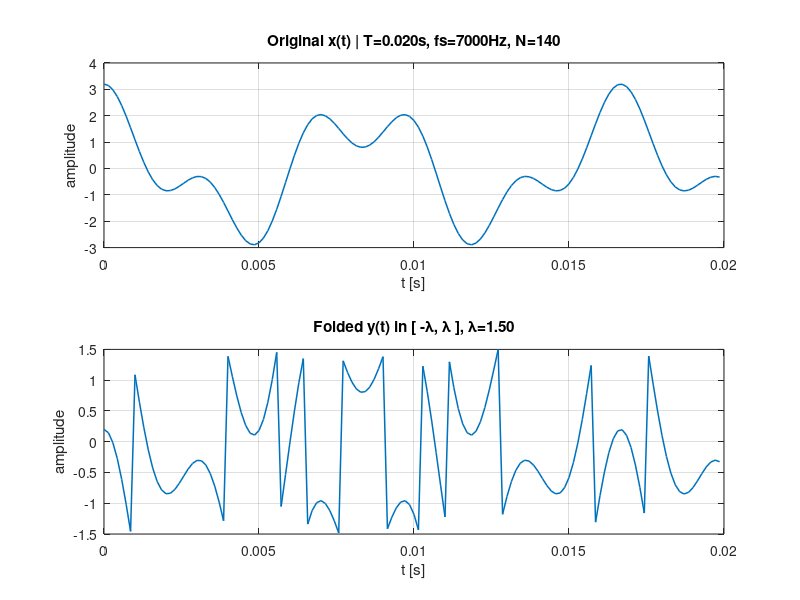
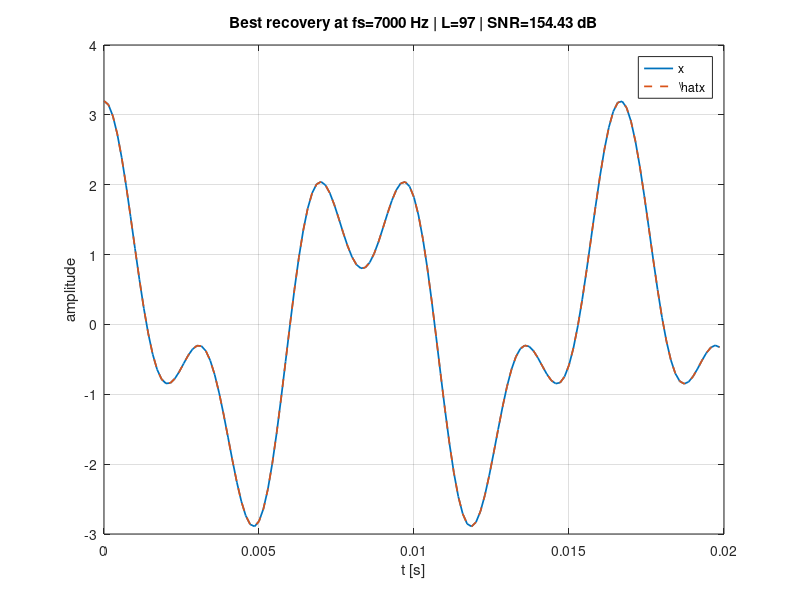
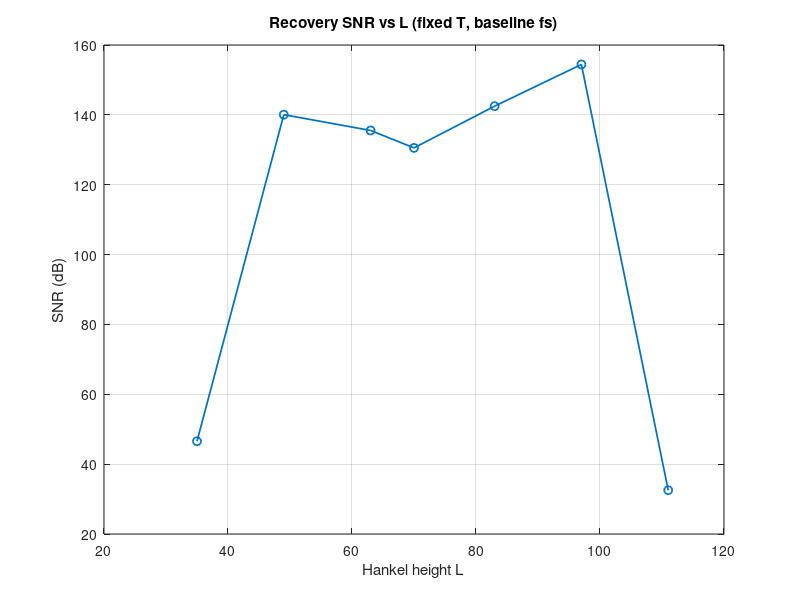
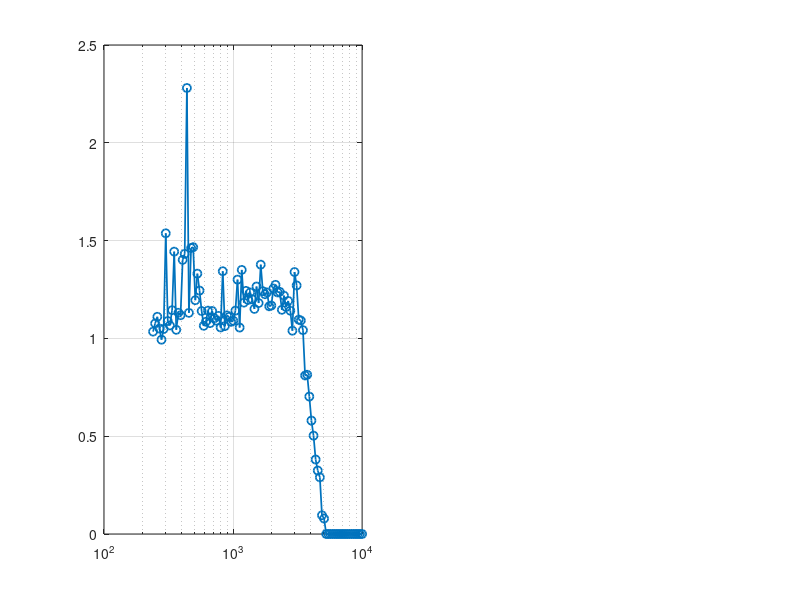

The MATLAB source for these figures, in order: (Note: this script raises an error after producing the figures.)
function demo_unlimited_rpca_fixedT()
% Fixed-time RPCA recovery under folding: N changes with fs, T is constant.
rng(0);

%% -------- 0) User params (edit here) --------
T   = 0.02;            % total signal duration [s] (fixed)
fs0 = 7000;           % baseline sampling rate for visualization [Hz]
lambda = 1.5;         % folding threshold (range [-lambda, lambda])
% ----- choose a signal -----
A1 = 2.0;  f1 = 120;  phi1 = 0.30*pi;
A2 = 1.2;  f2 = 300;  phi2 = -0.55*pi;

% RPCA/IALM options
opts = struct('tol',1e-7,'max_iter',1000,'verbose',1);

%% -------- 1) Build baseline signal at fs0 (N0 = T*fs0) --------
N0 = max(64, round(T*fs0));          % ensure not too small
%N0 = round(T*fs0);
t0 = (0:N0-1)/fs0;

x0 = A1*cos(2*pi*f1*t0) + A2*cos(2*pi*f2*t0);
%x0 = A1*cos(2*pi*f1*t0 + phi1);  % mono tone

% Fold
y0 = fold_centered(x0, lambda);

% Show original vs folded
figure('Name','Original vs Folded (fixed T)','Color','w');
subplot(2,1,1); plot(t0, x0, 'LineWidth',1.1); grid on;
title(sprintf('Original x(t) | T=%.3fs, fs=%.0fHz, N=%d', T, fs0, N0));
xlabel('t [s]'); ylabel('amplitude');
subplot(2,1,2); plot(t0, y0, 'LineWidth',1.1); grid on;
title(sprintf('Folded y(t) in [ -\\lambda, \\lambda ], \\lambda=%.2f', lambda));
xlabel('t [s]'); ylabel('amplitude');

% Quick wrap density diag
ktrue0 = round((x0 - y0)/(2*lambda));
wraps0 = find(diff(ktrue0)~=0);
fprintf('[BASE] wraps: %d  (%.2f%% of samples)\n', numel(wraps0), 100*numel(wraps0)/N0);

%% -------- 2) Hankel(Δy0) + RPCA at fs0 (L sweep) --------
dy0 = diff(y0);

L_list = unique(round([0.25 0.35 0.45 0.5 0.6 0.7 0.8] * numel(dy0)));
L_list(L_list < 20) = [];
L_list(L_list > numel(dy0)-20) = [];
snr_list = nan(size(L_list));
best = struct('snr', -inf);

fprintf('\n--- RPCA on Hankel(Δy) at fs0: sweeping L ---\n');
for ii=1:numel(L_list)
    L = L_list(ii);
    H = hankel_from_vector(dy0, L);

    % Normalize to stabilize PCP
    scaleH = median(abs(H(:)) + eps);
    Hn = H / scaleH;

    % PCP
    lam_pcp = 1/sqrt(max(size(Hn)));
    [HLn, HSn, out] = rpca_pcp(Hn, lam_pcp, opts); %#ok<ASGLU>
    HL = HLn * scaleH;

    % De-Hankelize -> Δx̂ , integrate -> x̂, robust 2λ alignment
    dy_hat = dehankel_to_vector(HL);
    x_hat  = [y0(1), y0(1) + cumsum(dy_hat)];
    kstar  = median( round( (x_hat - y0)/(2*lambda) ) );
    x_hat  = x_hat - 2*lambda*kstar;

    % Quality
    snr_list(ii) = 20*log10( max(norm(x0),eps) / max(norm(x0 - x_hat),eps) );
    fprintf('  L=%4d | %dx%d | relres=%.2e | SNR=%.2f dB\n', ...
            L, size(H,1), size(H,2), out.relres, snr_list(ii));

    if snr_list(ii) > best.snr
        best = struct('L',L,'x_hat',x_hat,'dy_hat',dy_hat,'HL',HL,'snr',snr_list(ii));
    end
end

% Plot best recovery
figure('Name','Recovery at fs0 (best L)','Color','w');
plot(t0, x0, 'LineWidth',1.25); hold on;
plot(t0, best.x_hat, '--', 'LineWidth',1.25); grid on;
xlabel('t [s]'); ylabel('amplitude');
title(sprintf('Best recovery at fs=%.0f Hz | L=%d | SNR=%.2f dB', fs0, best.L, best.snr));
legend('x','\hat{x}','Location','best');

% Plot effect of L
figure('Name','Effect of Hankel height (fs0)','Color','w');
plot(L_list, snr_list, 'o-','LineWidth',1.25); grid on;
xlabel('Hankel height L'); ylabel('SNR (dB)');
title('Recovery SNR vs L (fixed T, baseline fs)');

%% -------- 3) Sweep fs with fixed T (N varies) --------
fs_min = 240; fs_max = 1e4; npts = 100;
fs_vec = round(logspace(log10(fs_min), log10(fs_max), npts));

err_rel = nan(size(fs_vec));
snr_db  = nan(size(fs_vec));
wrap_pct = nan(size(fs_vec));

fprintf('\n--- Sweep fs with fixed T=%.3fs ---\n', T);
for kk=1:numel(fs_vec)
    fs_k = fs_vec(kk);
    N_k  = max(64, round(T*fs_k));
    t_k  = (0:N_k-1)/fs_k;

    % signal at fs_k
    
    x_k = A1*cos(2*pi*f1*t_k + phi1) + A2*cos(2*pi*f2*t_k + phi2);
    %x_k = A1*cos(2*pi*f1*t_k + phi1);
    

    % fold
    y_k = fold_centered(x_k, lambda);

    % wrap density
    ktrue_k = round((x_k - y_k)/(2*lambda));
    wraps_k = find(diff(ktrue_k)~=0);
    wrap_pct(kk) = 100*numel(wraps_k)/N_k;

    % Hankel(Δy)
    dy_k = diff(y_k);
    if numel(dy_k) < 40, continue; end
    L_k = floor(0.5*numel(dy_k));                % balanced

    H_k = hankel_from_vector(dy_k, L_k);
    scaleH = median(abs(H_k(:)) + eps);
    Hn_k = H_k / scaleH;

    % PCP
    lam_pcp = 1/sqrt(max(size(Hn_k)));
    [HLn_k, ~, outk] = rpca_pcp(Hn_k, lam_pcp, opts); %#ok<NASGU>
    HL_k = HLn_k * scaleH;

    % Back to signal
    dy_hat_k = dehankel_to_vector(HL_k);
    x_hat_k  = [y_k(1), y_k(1) + cumsum(dy_hat_k)];
    kstar_k  = median( round( (x_hat_k - y_k)/(2*lambda) ) );
    x_hat_k  = x_hat_k - 2*lambda*kstar_k;

    % metrics
    err_rel(kk) = norm(x_k - x_hat_k) / max(norm(x_k), eps);
    snr_db(kk)  = 20*log10( max(norm(x_k),eps) / max(norm(x_k - x_hat_k),eps) );
end

% Plots: error & wrap density vs fs
figure('Name','Error vs Sampling (fixed T)','Color','w');

subplot(1,2,1);
semilogx(fs_vec, err_rel, 'o-','LineWidth',1.25); grid on; hold on;
yyaxis right; semilogx(fs_vec, wrap_pct, 's--','LineWidth',1.1);
ylabel('Wrap density (%)');
yyaxis left; xlabel('Sampling frequency f_s (Hz)');
ylabel('Relative error  ||x-\hat{x}||/||x||');
title(sprintf('Fixed T=%.2fs: error & wrap density vs f_s', T));
legend('Rel. error','Wrap density','Location','best');

subplot(1,2,2);
semilogx(fs_vec, snr_db, 'o-','LineWidth',1.25); grid on;
xlabel('Sampling frequency f_s (Hz)');
ylabel('SNR (dB)');
title('Fixed T: recovery SNR vs f_s');

end

%% ================= helpers =================
function y = fold_centered(x, lambda)
    y = mod(x + lambda, 2*lambda) - lambda;
end

function H = hankel_from_vector(v, L)
    N = numel(v); M = N - L + 1;
    if M <= 0, error('Hankel height L too large for length %d.', N); end
    H = hankel(v(1:L), v(L:N));
end

function v = dehankel_to_vector(H)
    [L,M] = size(H); Lm = L + M - 1;
    v = zeros(1, Lm); c = zeros(1, Lm);
    for i=1:L
        for j=1:M
            k=i+j-1; v(k)=v(k)+H(i,j); c(k)=c(k)+1;
        end
    end
    v = v ./ c;
end

% ---------- RPCA (PCP via IALM) ----------
function [L,S,out] = rpca_pcp(M, lambda, opts)
    if ~isfloat(M), M = double(M); end
    [m,n] = size(M);
    if ~exist('lambda','var') || isempty(lambda), lambda = 1/sqrt(max(m,n)); end
    if ~exist('opts','var') || isempty(opts), opts = struct(); end
    tol = get_opt(opts,'tol',1e-7); max_iter = get_opt(opts,'max_iter',1000);
    verbose = get_opt(opts,'verbose',1); mu = get_opt(opts,'mu',[]);
    mu_factor = get_opt(opts,'mu_factor',1.5); mu_max = get_opt(opts,'mu_max',1e7);

    normM = norm(M,'fro'); 
    if normM==0, L=zeros(m,n); S=zeros(m,n);
        out=struct('iter',0,'relres',0,'obj',0,'rankL',0,'nnzS',0); return; end
    if isempty(mu)
        try smax = svds(M,1); catch, smax = norm(M,2); end
        mu = 1.25 / max(smax, eps);
    end

    L=zeros(m,n); S=zeros(m,n); Y = M / max(norm(M,2), eps);
    relres=inf; k=0; r=0; obj=NaN;
    if verbose
        fprintf('RPCA-PCP: lambda=%.3g, tol=%.1e\n', lambda, tol);
        fprintf('%5s  %10s  %10s  %8s  %8s  %8s\n','iter','relres','obj','rank(L)','nnz(S)','mu');
    end

    while (relres>tol) && (k<max_iter)
        k=k+1;
        W = M - S + (1/mu)*Y;
        [U,Sig,V]=svd(W,'econ');
        s = diag(Sig); s_shr = max(s - 1/mu, 0); r = nnz(s_shr>0);
        if r>0, L = U(:,1:r)*diag(s_shr(1:r))*V(:,1:r)'; else, L=zeros(m,n); end

        T = M - L + (1/mu)*Y;
        S = sign(T).*max(abs(T) - lambda/mu, 0);

        Z = M - L - S; Y = Y + mu*Z;
        relres = norm(Z,'fro')/normM;
        obj = sum(s_shr) + lambda*sum(abs(S(:)));
        if verbose && (mod(k,10)==0 || k==1)
            fprintf('%5d  %10.3e  %10.4e  %8d  %8d  %8.2e\n',k,relres,obj,r,nnz(S),mu);
        end
        mu = min(mu*mu_factor, mu_max);
    end
    if verbose
        fprintf('Done in %d iters, relres=%.3e, rank(L)=%d, nnz(S)=%d\n',k,relres,r,nnz(S));
    end
    out = struct('iter',k,'relres',relres,'obj',obj,'rankL',r,'nnzS',nnz(S));
end

function v = get_opt(opts, field, defaultv)
    if isfield(opts,field) && ~isempty(opts.(field)), v = opts.(field); else, v = defaultv; end
end
